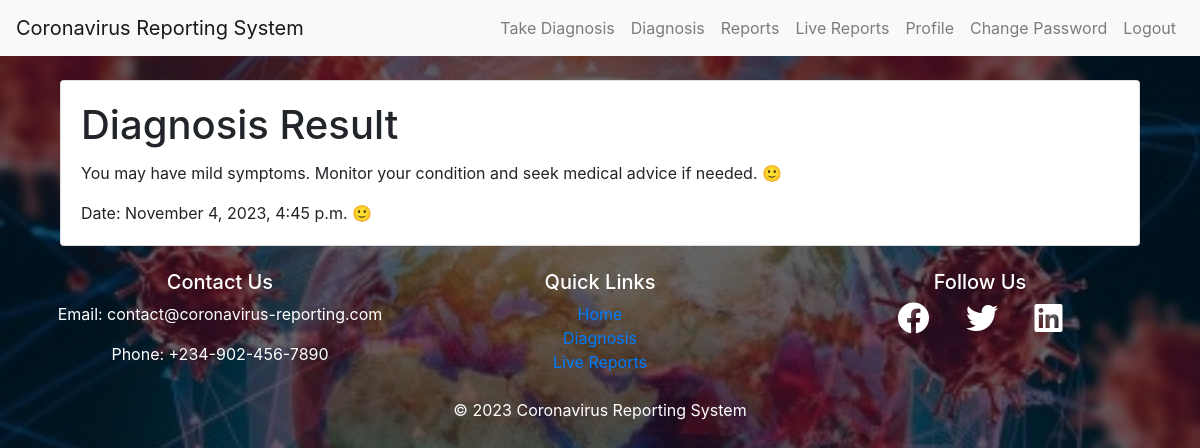
Screenshot of /result/7/ (signed in) with the database file from the repository.
### diagnosis/models.py (models this page shows, shortened)
class Diagnosis(models.Model):
    user = models.ForeignKey(User, on_delete=models.CASCADE)
    symptoms = models.ManyToManyField(Symptom)
    result = models.TextField()
    date = models.DateTimeField(auto_now_add=True)

### diagnosis/views.py (the view)
# urls.py: path('result/<int:diagnosis_id>/', views.diagnosis_result, name='diagnosis_result'),
def diagnosis_result(request, diagnosis_id):
    diagnosis = Diagnosis.objects.filter(id=diagnosis_id, user=request.user).first()
    if not diagnosis:
        return redirect('diagnosis:home')  # Redirect to an appropriate page
    return render(request, 'diagnosis/diagnosis_result.html', {'diagnosis': diagnosis})

### templates/diagnosis/diagnosis_result.html (shortened to what this page needs)
{% extends "base.html" %}
{% block content %}
<div class="container">
    <div class="card">
        <div class="card-body">
            <h1 class="card-title">Diagnosis Result</h1>
            <p class="card-text">{{ diagnosis.result }} <span class="emoji">&#128578;</span></p>
            <p class="card-text">Date: {{ diagnosis.date|date:"F j, Y, g:i a" }} <span class="emoji">&#128578;</span></p>
        </div>
    </div>
</div>
{% endblock %}

### templates/base.html (style rules this page uses)
body::before { content: ""; position: fixed; top: 0; left: 0; width: 100%; height: 100%; background: rgba(0, 0, 0, 0.6); z-index: -1; }

### rows the page displays
Diagnosis: result "You may have mild symptoms. Monitor your condition and seek medical advice if needed.", date "November 4, 2023, 4:45 p.m."
